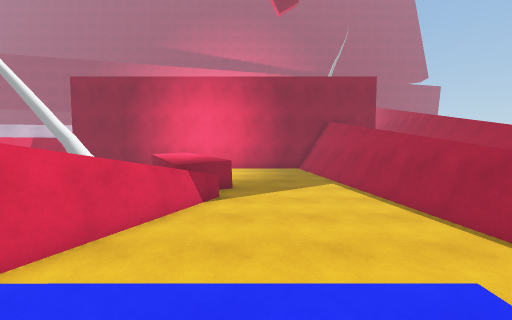
View 1 (above)

16 first-person views from a walk through a 3-D level made in the Unity game engine. The camera is 1.4 m above the floor, tilts 4° down and sees 85° across. The floor is counted in squares, 1 m on a side. Each view is taken from the middle of a square. On the plan, view 1 faces up. The plan holds only what a view shows up to about 14 squares ahead; the rest is blank. The place goes on beyond the plan. The player character is not drawn.

View 2
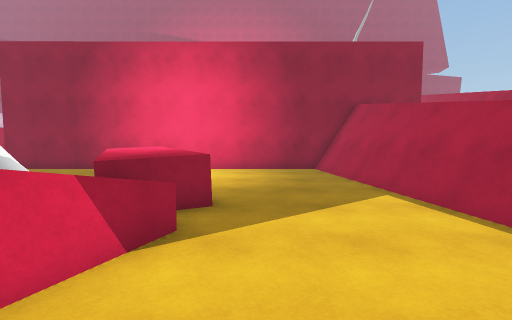

View 3
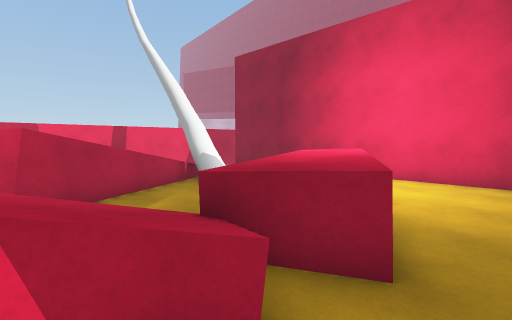

View 4
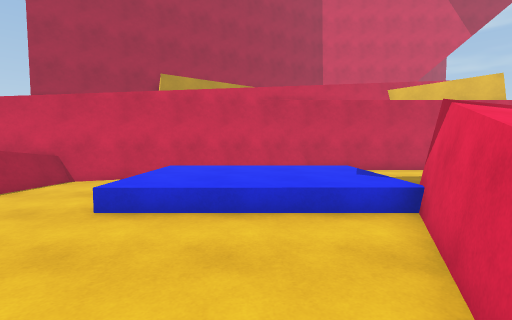

View 5
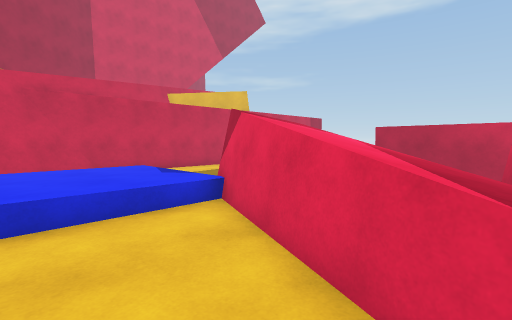

View 6
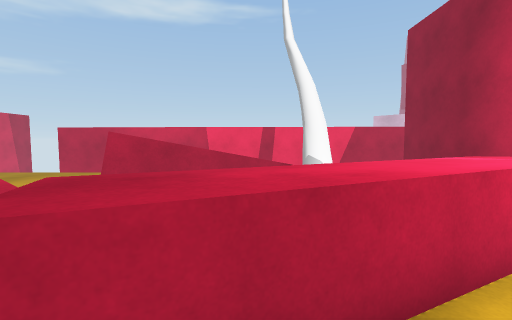

View 7
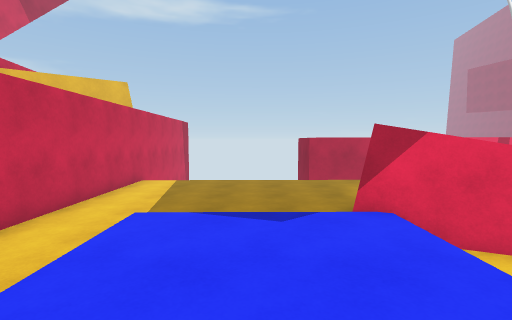

View 8
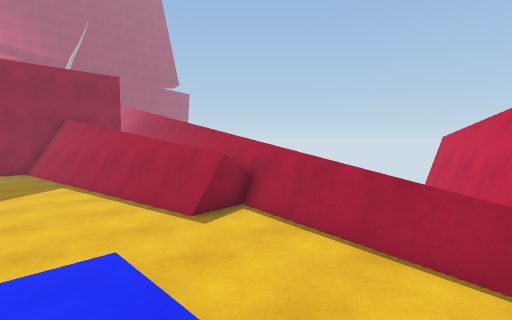

View 9
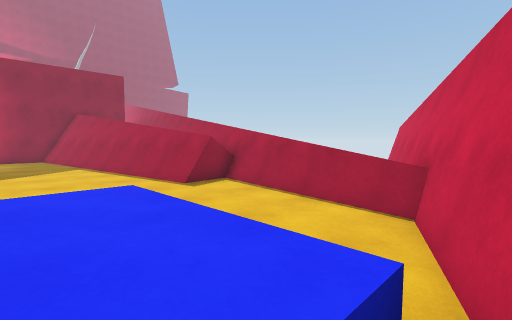

View 10
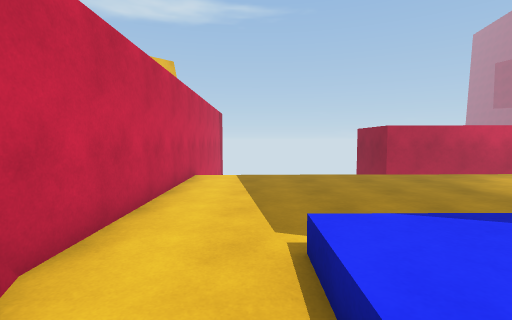

View 11
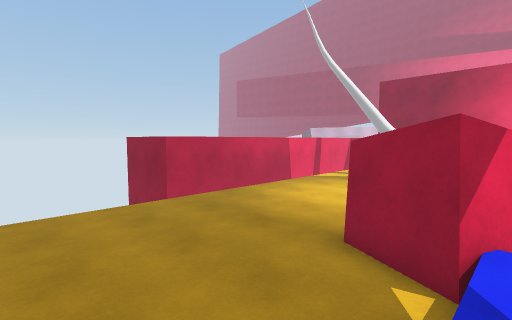

View 12
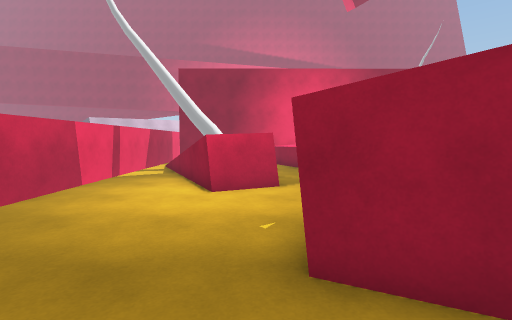

View 13
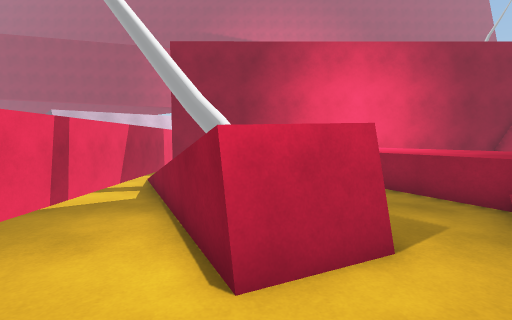

View 14
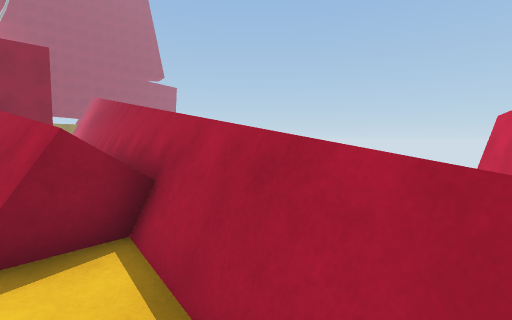

View 15
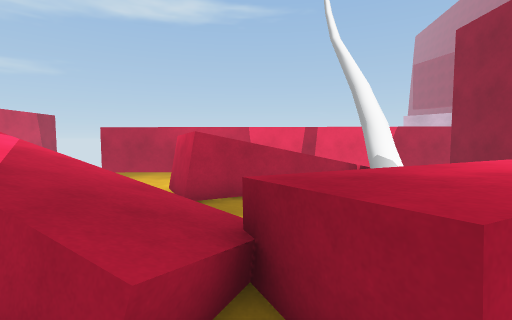

View 16
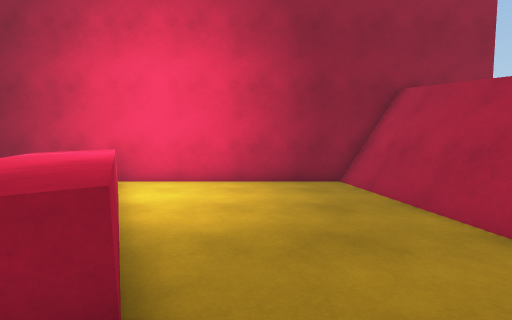

### Floor plan
Key: @ floor where view 1 was taken; # wall or solid block; . main floor; : floor 0.5 m higher than the main floor; + floor 1 m higher than the main floor; * floor 1.25 m higher than the main floor; % floor 1.5 m higher than the main floor; & floor 1.75 m higher than the main floor; / step, stairs or slope; = window, fence, low wall or low ledge; ^ raised ledge; T tree; O other object.
Columns run from 13 left of view 1 to 9 right of it. Each row starts with its distance up from view 1.
 19 #################
 18 #  ...  #.......=#
 17 #  ....^^^......=#
 16 #.    .^^^......=#    #
 15 #.      ^^^......##   #
 14 #./TTT  ^^^......##   #
 13 #./ /....^^^.....##  ##
 12 #../ =...^^^.....##  #
 11 #../ /....^^^....=#  #
 10 #.../ =...O^.....=#  #
  9 #.../ /..=#=.....=#  #
  8 #....##..+#=......# ^#
  7 #........*#=......#^^#
  6 #.......*%#.......#^#^
  5 #.......%##.......#^#
  4 #......&&#..........#
  3 #......###.........=#
  2  ......=#::::::/...=^
  1  ........::::::/...=^
  0  ....... ::::@:/...^  #
 -1  ....... ::::::/...^###
 -2  ........::::::/.####
 -3  ............. ####
 -4  ............###
 -5  .........####
 -6 ###########

Where each view was taken, in squares from view 1:
view 1: 0 up, 0 right, facing up
view 2: 5 up, 0 right, facing up
view 3: 8 up, 0 right, facing up-left
view 4: 8 up, 1 left, facing down
view 5: 8 up, 0 right, facing down-left
view 6: 12 up, 0 right, facing left
view 7: 0 up, 1 right, facing left
view 8: 1 down, 1 right, facing up-right
view 9: 3 down, 0 right, facing up-right
view 10: 3 down, 1 left, facing left
view 11: 2 down, 4 left, facing up-left
view 12: 0 up, 7 left, facing up
view 13: 5 up, 8 left, facing up
view 14: 1 up, 5 right, facing up-right
view 15: 10 up, 0 right, facing left
view 16: 9 up, 0 right, facing up
